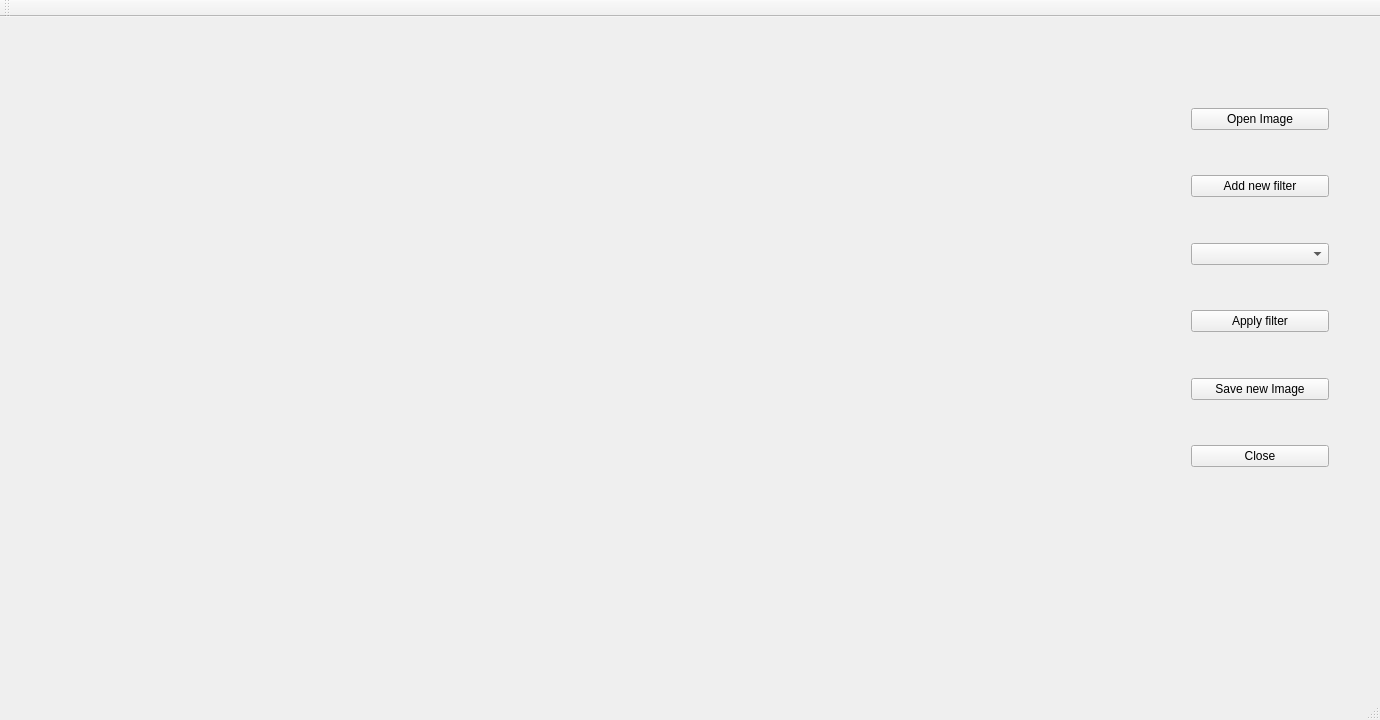
<?xml version="1.0" encoding="UTF-8"?>
<ui version="4.0">
 <class>MainWindow</class>
 <widget class="QMainWindow" name="MainWindow">
  <property name="geometry">
   <rect>
    <x>0</x>
    <y>0</y>
    <width>1380</width>
    <height>720</height>
   </rect>
  </property>
  <property name="windowTitle">
   <string>MainWindow</string>
  </property>
  <widget class="QWidget" name="centralWidget">
   <widget class="QLabel" name="mainImageLabel">
    <property name="geometry">
     <rect>
      <x>10</x>
      <y>10</y>
      <width>500</width>
      <height>500</height>
     </rect>
    </property>
    <property name="text">
     <string/>
    </property>
   </widget>
   <widget class="QLabel" name="resultImageLabel">
    <property name="geometry">
     <rect>
      <x>530</x>
      <y>10</y>
      <width>500</width>
      <height>500</height>
     </rect>
    </property>
    <property name="text">
     <string/>
    </property>
   </widget>
   <widget class="QWidget" name="verticalLayoutWidget">
    <property name="geometry">
     <rect>
      <x>1180</x>
      <y>40</y>
      <width>160</width>
      <height>461</height>
     </rect>
    </property>
    <layout class="QVBoxLayout" name="verticalLayout">
     <item>
      <spacer name="verticalSpacer_2">
       <property name="orientation">
        <enum>Qt::Vertical</enum>
       </property>
       <property name="sizeHint" stdset="0">
        <size>
         <width>20</width>
         <height>40</height>
        </size>
       </property>
      </spacer>
     </item>
     <item>
      <widget class="QPushButton" name="pushButton">
       <property name="text">
        <string>Open Image</string>
       </property>
      </widget>
     </item>
     <item>
      <spacer name="verticalSpacer_3">
       <property name="orientation">
        <enum>Qt::Vertical</enum>
       </property>
       <property name="sizeHint" stdset="0">
        <size>
         <width>20</width>
         <height>40</height>
        </size>
       </property>
      </spacer>
     </item>
     <item>
      <widget class="QPushButton" name="pushButton_4">
       <property name="text">
        <string>Add new filter</string>
       </property>
      </widget>
     </item>
     <item>
      <spacer name="verticalSpacer_5">
       <property name="orientation">
        <enum>Qt::Vertical</enum>
       </property>
       <property name="sizeHint" stdset="0">
        <size>
         <width>20</width>
         <height>40</height>
        </size>
       </property>
      </spacer>
     </item>
     <item>
      <widget class="QComboBox" name="comboBox"/>
     </item>
     <item>
      <spacer name="verticalSpacer_6">
       <property name="orientation">
        <enum>Qt::Vertical</enum>
       </property>
       <property name="sizeHint" stdset="0">
        <size>
         <width>20</width>
         <height>40</height>
        </size>
       </property>
      </spacer>
     </item>
     <item>
      <widget class="QPushButton" name="pushButton_5">
       <property name="text">
        <string>Apply filter</string>
       </property>
      </widget>
     </item>
     <item>
      <spacer name="verticalSpacer_7">
       <property name="orientation">
        <enum>Qt::Vertical</enum>
       </property>
       <property name="sizeHint" stdset="0">
        <size>
         <width>20</width>
         <height>40</height>
        </size>
       </property>
      </spacer>
     </item>
     <item>
      <widget class="QPushButton" name="pushButton_2">
       <property name="text">
        <string>Save new Image</string>
       </property>
      </widget>
     </item>
     <item>
      <spacer name="verticalSpacer_4">
       <property name="orientation">
        <enum>Qt::Vertical</enum>
       </property>
       <property name="sizeHint" stdset="0">
        <size>
         <width>20</width>
         <height>40</height>
        </size>
       </property>
      </spacer>
     </item>
     <item>
      <widget class="QPushButton" name="pushButton_3">
       <property name="text">
        <string>Close</string>
       </property>
      </widget>
     </item>
     <item>
      <spacer name="verticalSpacer">
       <property name="orientation">
        <enum>Qt::Vertical</enum>
       </property>
       <property name="sizeHint" stdset="0">
        <size>
         <width>20</width>
         <height>40</height>
        </size>
       </property>
      </spacer>
     </item>
    </layout>
   </widget>
  </widget>
  <widget class="QMenuBar" name="menuBar">
   <property name="geometry">
    <rect>
     <x>0</x>
     <y>0</y>
     <width>1380</width>
     <height>25</height>
    </rect>
   </property>
  </widget>
  <widget class="QToolBar" name="mainToolBar">
   <attribute name="toolBarArea">
    <enum>TopToolBarArea</enum>
   </attribute>
   <attribute name="toolBarBreak">
    <bool>false</bool>
   </attribute>
  </widget>
  <widget class="QStatusBar" name="statusBar"/>
 </widget>
 <layoutdefault spacing="6" margin="11"/>
 <resources/>
 <connections>
  <connection>
   <sender>pushButton_3</sender>
   <signal>clicked()</signal>
   <receiver>MainWindow</receiver>
   <slot>close()</slot>
   <hints>
    <hint type="sourcelabel">
     <x>1296</x>
     <y>493</y>
    </hint>
    <hint type="destinationlabel">
     <x>1353</x>
     <y>543</y>
    </hint>
   </hints>
  </connection>
 </connections>
</ui>
